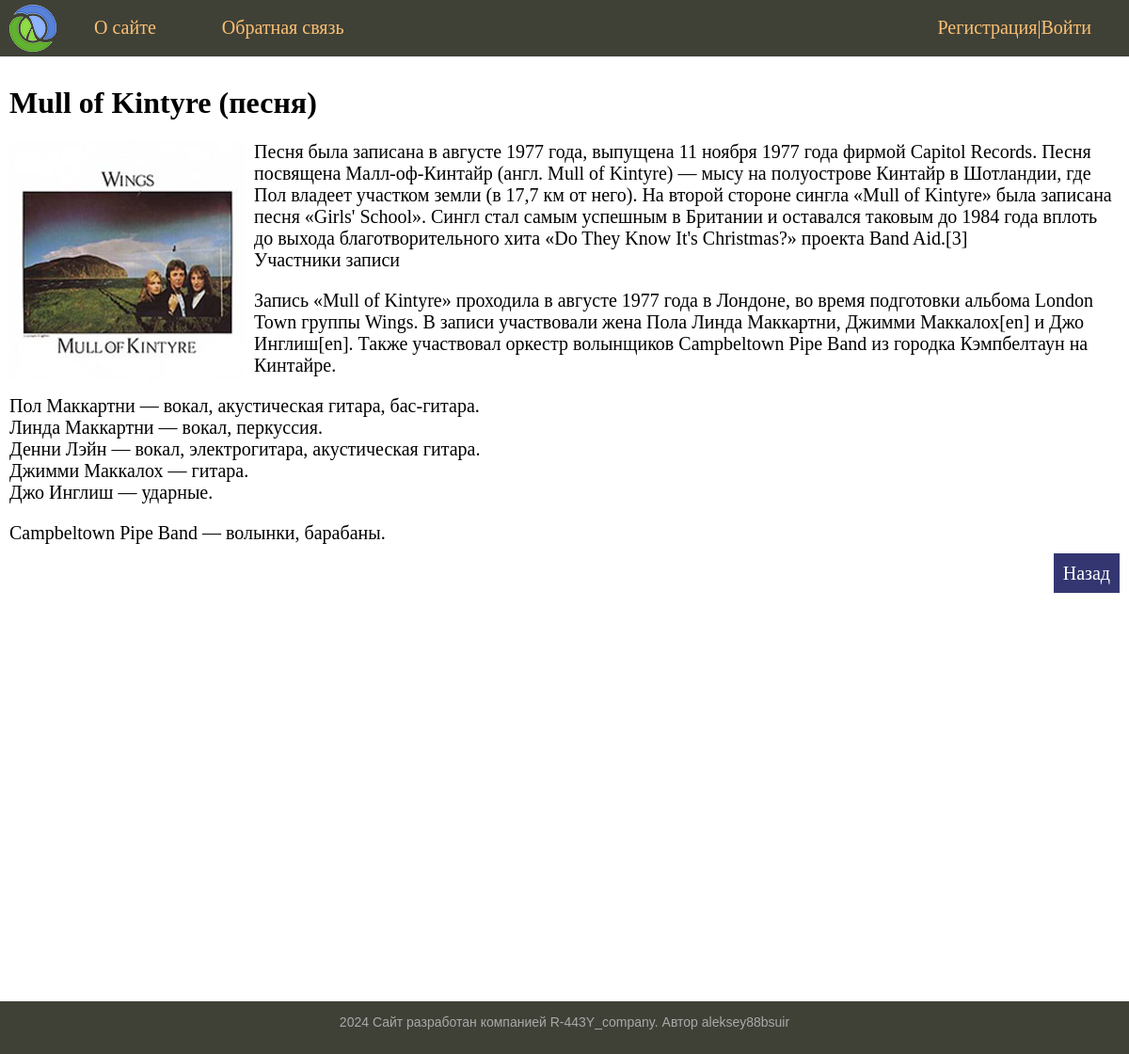
The app's page /post/2/ with its own data.
### articles/models.py (models this page shows, shortened)
class Article(models.Model):
    title = models.CharField(max_length=50)
    author = models.CharField(max_length=30)
    content = models.TextField(blank=True)
    photo = models.ImageField(upload_to='photos')
    is_published = models.BooleanField(default=True)

### articles/views.py (the view)
# urls.py: path('post/<int:post_id>/', show_post, name='post'),
def show_post(request, post_id):
    post = Article.objects.get(pk=post_id)
    context = {'menu': menu,
               'title': 'Статья',
               'post': post}
    return render(request, "articles/post.html", context=context)

### articles/templates/articles/post.html
{% extends 'articles/base.html' %}
{% block content %}
<div class="content-text">
    <h1>{{ post.title }}</h1>
    {% if post.photo %}
        <p><img class="img-article-left" src="{{ post.photo.url }}"></p>
    {% endif %}
    {{post.content|linebreaks}}
    <p class="link-read-post"><a href="{% url 'start_page' %}">Назад</a> </p>
<br>
<br>
</div>
{% endblock content %}

### articles/static/articles/css/styles.css (style rules this page uses)
body, html { margin: 0; padding: 0; height: 100%; }
.content-text { margin: 0px 0 40 0px; color: #000; font-size: 20px; font-family: Yandex Sans Display Light; padding: 10px; }
.content-text h1 { font-size: 32px; }
img { max-width: 600px; height: auto; }
img.img-article-left { max-width: 300px; height: auto; float: left; padding: 0 10px 10px 0; }
p.link-read-post { text-align: right; }
p.link-read-post a { padding: 10px; min-width: 100px; background: #333671; color: #fff; text-decoration: none; }

### records on screen
Article: title "Mull of Kintyre (песня)", photo (picture), content "Песня была записана в августе 1977 года, выпущена 11 ноября 1977 года фирмой Capitol Records. Песня посвящена Малл-оф-Кинтайр (англ. Mull of Kintyre) — мысу на полуострове Кинтайр в Шотландии, где Пол владеет участком земли (в 17,7 км от него). На второй стороне сингла «Mull of Kintyre» была записана песня «Girls' School». Сингл стал самым успешным в Британии и оставался таковым до 1984 года вплоть до выхода благотворительного хита «Do They Know It's Christmas?» проекта Band Aid.[3] Участники записи Запись «Mull of Kintyre» проходила в августе 1977 года в Лондоне, во время подготовки альбома London Town группы Wings. В записи участвовали жена Пола Линда Маккартни, Джимми Маккалох[en] и Джо…"

### other values on screen
{{ m.title }} "О сайте" "Обратная связь"
